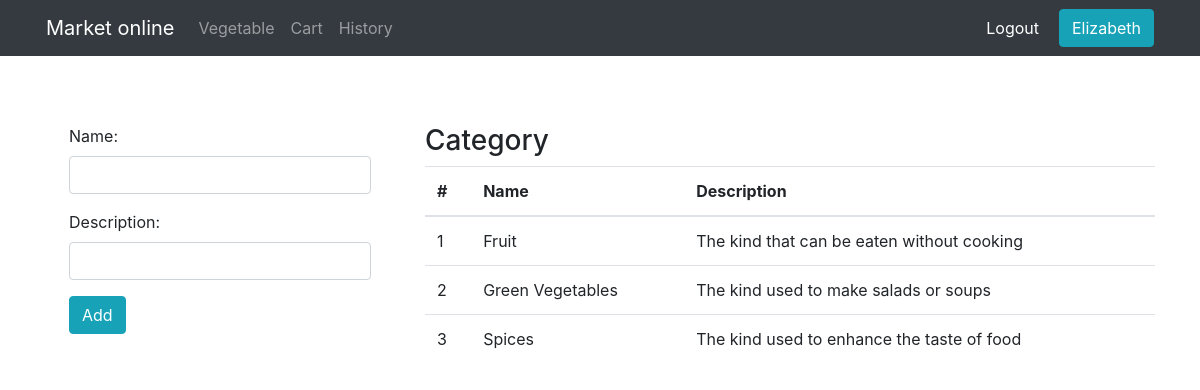
The page /markets/category/index.php (signed in) on the database its author committed.
### tables this page shows
CREATE TABLE `category` (
  `CategoryID` int(10) NOT NULL,
  `Name` varchar(30) NOT NULL,
  `Description` varchar(50) DEFAULT NULL
);

### markets/class/category.php (called while the page is built, shortened)
<?php
class Category
{
  public $conn;
  public function __construct($conn)
  {
    $this->conn = $conn;
  }
  function getAll()
  {
    try {
      $sql = "SELECT * FROM category";
      $old = mysqli_query($this->conn, $sql);
      $val = [];
      while ($row = mysqli_fetch_array($old)) {
        array_push($val, $row);
      }
      return $val;
    } catch (Error $er) {
      return false;
    }
  }
}

### markets/category/index.php (the view, shortened to what this page needs)
<?php
if (!isset($_SESSION['fullname'])) {
    header('location:../vegetable/index.php');
} else {
    include('./add.php');
    $cate = new Category($conn);
    $html = '';
    $listCate = $cate->getAll();
    foreach ($listCate as $item) {
        $html .= '<tr>
                    <td scope="col">' . $item['CategoryID'] . '</td>
                    <td scope="col">' . $item['Name'] . '</td>
                    <td scope="col">' . $item['Description'] . '</td>
                </tr>';
    }
}
?>
<!DOCTYPE html>
<html lang="en">
<head>
    <link rel="stylesheet" href="../css/booststrap.css">
    <link rel="stylesheet" href="../css/style.css">
</head>
<body>
    <?php include('../menu.php') ?>
    <div class="container" style="margin-top: 20px;">
        <div class="row ">
            <div class=" col-md-4 mt-4">
                <form class=" p-4" action="add.php" method="POST">
                    <div class="form-group">
                        <label for="exampleDropdownFormEmail2">Name:</label>
                        <input type="text" name="name" class="form-control" id="exampleDropdownFormEmail2" placeholder="">
                    </div>
                    <div class="form-group">
                        <label for="exampleDropdownFormPassword2">Description:</label>
                        <input type="text" name="description" class="form-control" id="exampleDropdownFormPassword2" placeholder="">
                    </div>
                    <button type="submit" class="btn  btn-info">Add</button>
                </form>
            </div>
            <div class="col-md-8 mt-4">
                <div class="mt-4">
                    <h3>Category</h3>
                    <table class="table">
                        <thead>
                            <tr>
                                <th scope="col">#</th>
                                <th scope="col">Name</th>
                                <th scope="col">Description</th>
                            </tr>
                        </thead>
                        <tbody>
                            <?php echo $html; ?>
                        </tbody>
                    </table>
                </div>
            </div>
        </div>
    </div>
</body>
</html>

### markets/css/style.css (style rules this page uses)
* { box-sizing: border-box; }
.form-control { width: 100%; }

### rows shown on the page
category: CategoryID "1", Name "Fruit", Description "The kind that can be eaten without cooking"
category: CategoryID "2", Name "Green Vegetables", Description "The kind used to make salads or soups"
category: CategoryID "3", Name "Spices", Description "The kind used to enhance the taste of food"

### other values the page prints
$fullname "Elizabeth"
